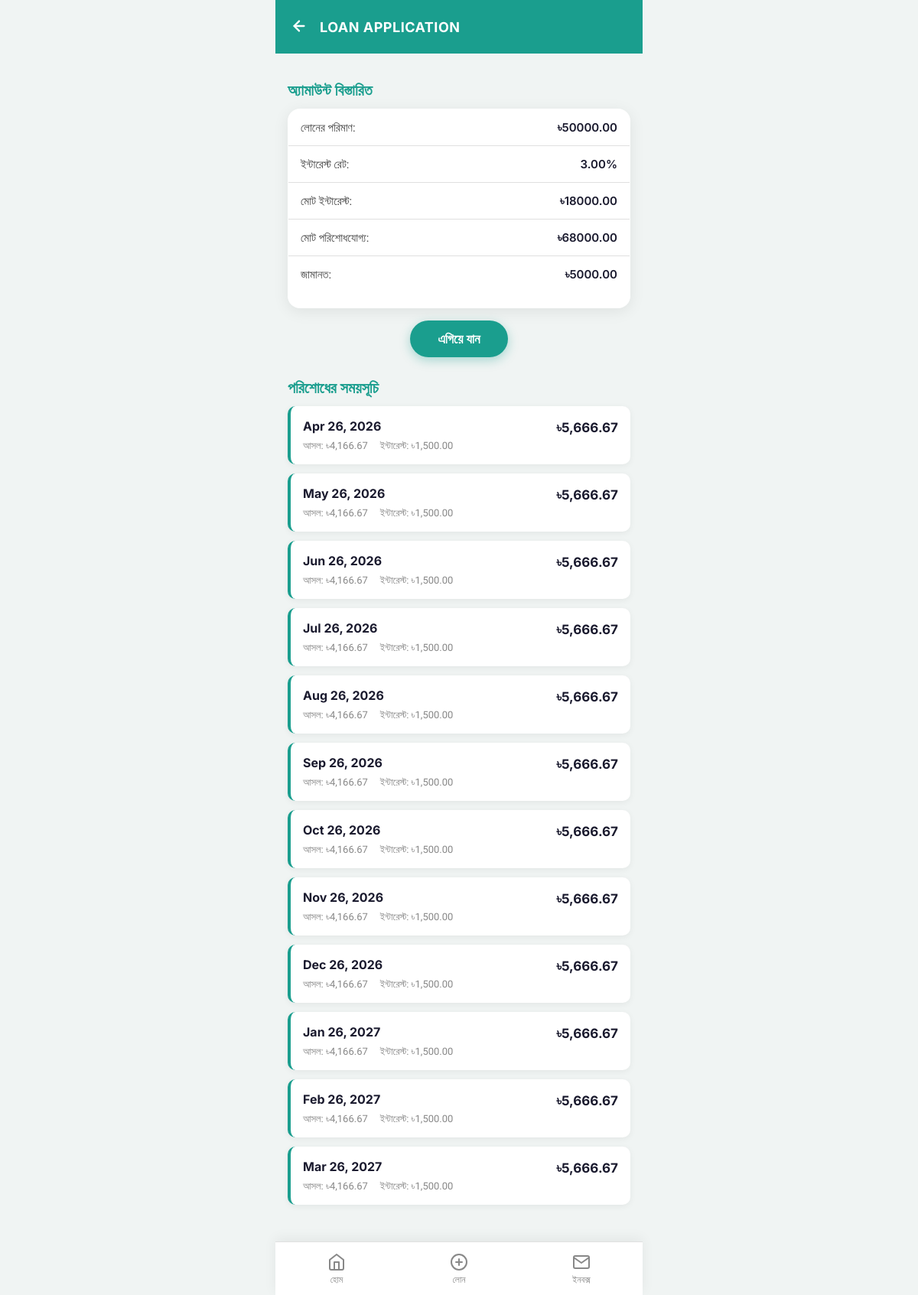
The page /loan/2/ (signed in) on the database its author committed.
### loans/models.py (models this page shows, shortened)
class LoanApplication(models.Model):
    user = models.ForeignKey(User, on_delete=models.CASCADE, related_name='loans')
    applicant_name = models.CharField(max_length=100)
    amount = models.IntegerField(choices=LOAN_AMOUNT_CHOICES, default=5000)
    duration_months = models.IntegerField(choices=DURATION_CHOICES, default=3)
    purpose = models.CharField(max_length=30, choices=LOAN_PURPOSE_CHOICES, default='business')
    interest_rate = models.DecimalField(max_digits=5, decimal_places=2, default=3.00)
    security_deposit = models.DecimalField(max_digits=10, decimal_places=2, default=0.00)
    nid_front = models.ImageField(upload_to='nid/', blank=True, null=True)
    nid_back = models.ImageField(upload_to='nid/', blank=True, null=True)
    status = models.CharField(max_length=20, choices=LOAN_STATUS_CHOICES, default='pending')
    applied_at = models.DateTimeField(auto_now_add=True)
    approved_at = models.DateTimeField(blank=True, null=True)
    admin_note = models.TextField(blank=True)
    class Meta:
        ordering = ['-applied_at']
        verbose_name = 'Loan Application'
    @property
    def total_interest(self):
        return round(self.amount * self.interest_rate / 100 * self.duration_months, 2)
    @property
    def total_payable(self):
        return round(self.amount + self.total_interest, 2)

### loans/views.py (the view)
# urls.py: path('loan/<int:pk>/', views.loan_detail_view, name='loan_detail'),
@login_required
def loan_detail_view(request, pk):
    site = get_settings()
    loan = get_object_or_404(LoanApplication, pk=pk, user=request.user)
    profile, _ = UserProfile.objects.get_or_create(user=request.user)
    if request.method == 'POST' and 'submit_nid' in request.POST:
        nid_form = NIDUploadForm(request.POST, request.FILES, instance=loan)
        if nid_form.is_valid():
            nid_form.save()
            messages.success(request, 'ডকুমেন্ট সফলভাবে জমা দেওয়া হয়েছে!')
            return redirect('home')
        else:
            for field in nid_form:
                for error in field.errors:
                    messages.error(request, error)
            for error in nid_form.non_field_errors():
                messages.error(request, error)
    else:
        nid_form = NIDUploadForm(instance=loan)
    import calendar
    from datetime import date
    schedule = []
    base_date = loan.applied_at.date() if hasattr(loan.applied_at, 'date') else date.today()
    for i in range(1, loan.duration_months + 1):
        month = (base_date.month - 1 + i) % 12 + 1
        year = base_date.year + ((base_date.month - 1 + i) // 12)
        day = min(base_date.day, calendar.monthrange(year, month)[1])
        due_date = date(year, month, day)
        principal = round(loan.amount / loan.duration_months, 2)
        interest = round(Decimal(str(loan.amount)) * loan.interest_rate / Decimal('100'), 2)
        total = round(Decimal(str(principal)) + interest, 2)
        schedule.append({
            'date': due_date.strftime('%b %d, %Y'),
            'principal': f'৳{principal:,.2f}',
            'interest': f'৳{interest:,.2f}',
            'total': f'৳{total:,.2f}',
        })
    return render(request, 'loans/loan_detail.html', {
        'loan': loan,
        'schedule': schedule,
        'nid_form': nid_form,
        'settings': site,
        'profile': profile,
    })

### loans/models.py (called while the page is built)
    @classmethod
    def get(cls):
        obj, _ = cls.objects.get_or_create(pk=1)
        return obj

### loans/views.py (called while the page is built)
def get_settings():
    return SiteSettings.get()

### loans/templates/loans/loan_detail.html (shortened to what this page needs)
{% extends 'loans/base.html' %}
{% load static %}
{% block header %}
<header class="page-header">
  <button class="page-header-back" onclick="history.back()">
    <svg viewBox="0 0 24 24" fill="none" stroke="white" stroke-width="2.5" stroke-linecap="round" stroke-linejoin="round">
      <line x1="19" y1="12" x2="5" y2="12"/><polyline points="12 19 5 12 12 5"/>
    </svg>
  </button>
  <span class="page-header-title">LOAN APPLICATION</span>
</header>
{% endblock %}
{% block content %}
<h2 class="section-title" style="margin-top:16px;">অ্যামাউন্ট বিস্তারিত</h2>
<div class="card" style="padding:0;overflow:hidden;">
  <table class="detail-table">
    <tr><td>লোনের পরিমাণ:</td><td>৳{{ loan.amount|floatformat:2 }}</td></tr>
    <tr><td>ইন্টারেস্ট রেট:</td><td>{{ loan.interest_rate }}%</td></tr>
    <tr><td>মোট ইন্টারেস্ট:</td><td>৳{{ loan.total_interest }}</td></tr>
    <tr><td>মোট পরিশোধযোগ্য:</td><td>৳{{ loan.total_payable }}</td></tr>
    <tr><td>জামানত:</td><td>৳{{ loan.security_deposit|floatformat:2 }}</td></tr>
  </table>
</div>
<div class="proceed-btn-wrap">
  {% if loan.nid_front %}
    <a href="{% url 'home' %}" class="btn btn-teal">এগিয়ে যান</a>
  {% else %}
    <button class="btn btn-teal" onclick="showNIDModal()" id="proceed-btn">এগিয়ে যান</button>
  {% endif %}
</div>
<h2 class="section-title">পরিশোধের সময়সূচি</h2>
<div style="padding: 0 16px 16px;">
  {% for item in schedule %}
  <div class="schedule-card">
    <div class="schedule-date">{{ item.date }}</div>
    <div class="schedule-amount">{{ item.total }}</div>
    <div class="schedule-breakdown">
      <span>আসল: {{ item.principal }}</span>
      <span>ইন্টারেস্ট: {{ item.interest }}</span>
    </div>
  </div>
  {% endfor %}
</div>
{% endblock %}

### loans/templates/loans/base.html (shortened to what this page needs)
{% load static %}
<!DOCTYPE html>
<html lang="bn">
<head>
  <link rel="stylesheet" href="{% static 'loans/style.css' %}">
</head>
<body>
<div class="app-wrapper">
  {% block header %}{% endblock %}
  <main class="main-content {% block nav_class %}{% endblock %}">
    {% block content %}{% endblock %}
  </main>
  {% block bottom_nav %}
  <nav class="bottom-nav">
    <a href="{% url 'home' %}" class="nav-item {% block nav_home %}{% endblock %}">
      <svg viewBox="0 0 24 24" stroke-width="2" stroke-linecap="round" stroke-linejoin="round">
        <path d="M3 9l9-7 9 7v11a2 2 0 0 1-2 2H5a2 2 0 0 1-2-2z"/>
        <polyline points="9 22 9 12 15 12 15 22"/>
      </svg>
      <span>হোম</span>
    </a>
    <a href="{% url 'loan_apply' %}" class="nav-item {% block nav_loan %}{% endblock %}">
      <svg viewBox="0 0 24 24" stroke-width="2" stroke-linecap="round" stroke-linejoin="round">
        <circle cx="12" cy="12" r="10"/>
        <line x1="12" y1="8" x2="12" y2="16"/>
        <line x1="8" y1="12" x2="16" y2="12"/>
      </svg>
      <span>লোন</span>
    </a>
    <a href="{% url 'inbox' %}" class="nav-item {% block nav_inbox %}{% endblock %}">
      <svg viewBox="0 0 24 24" stroke-width="2" stroke-linecap="round" stroke-linejoin="round">
        <path d="M4 4h16c1.1 0 2 .9 2 2v12c0 1.1-.9 2-2 2H4c-1.1 0-2-.9-2-2V6c0-1.1.9-2 2-2z"/>
        <polyline points="22,6 12,13 2,6"/>
      </svg>
      <span>ইনবক্স</span>
    </a>
  </nav>
  {% endblock %}
</div>
</body>
</html>

### loans/static/loans/style.css (style rules this page uses)
:root { --teal: #1a9e8e; --teal-dark: #148070; --teal-light: #e8f8f6; --teal-border: #b2e0da; --green-text: #1a9e4e; --red: #e53935; --red-dark: #c62828; --pink: #e91e7a; --yellow: #f5c518; --white: #ffffff; --bg: #f0f4f3; --card-bg: #ffffff; --text-dark: #1a1a2e; --text-mid: #444444; --text-light: #888888; --border: #e0e0e0; --shadow: 0 4px 20px rgba(0,0,0,0.08); --shadow-sm: 0 2px 8px rgba(0,0,0,0.06); --radius: 16px; --radius-sm: 10px; --font-bn: 'Hind Siliguri', sans-serif; --font-en: 'Inter', sans-serif; --header-h: 70px; --nav-h: 70px; }
*, *::before, *::after { box-sizing: border-box; margin: 0; padding: 0; }
html { font-size: 16px; scroll-behavior: smooth; }
body { font-family: var(--font-bn); background: var(--bg); color: var(--text-dark); min-height: 100vh; overflow-x: hidden; }
a { text-decoration: none; color: inherit; }
button { cursor: pointer; border: none; outline: none; }
.app-wrapper { max-width: 480px; margin: 0 auto; min-height: 100vh; background: var(--bg); position: relative; }
.page-header { background: var(--teal); height: var(--header-h); display: flex; align-items: center; padding: 0 16px; gap: 12px; position: sticky; top: 0; z-index: 100; }
.page-header-back { background: none; color: white; padding: 4px; }
.page-header-back svg { width: 22px; height: 22px; }
.page-header-title { color: white; font-family: var(--font-en); font-size: 18px; font-weight: 700; letter-spacing: 0.5px; text-transform: uppercase; }
.main-content { padding-bottom: calc(var(--nav-h) + 20px); padding-top: 20px; }
.card { background: var(--card-bg); border-radius: var(--radius); box-shadow: var(--shadow); padding: 20px; margin: 0 16px 16px; }
.section-title { font-size: 20px; font-weight: 700; color: var(--teal); padding: 0 16px; margin-bottom: 12px; }
.btn { display: flex; align-items: center; justify-content: center; gap: 8px; width: 100%; padding: 16px; border-radius: var(--radius-sm); font-size: 17px; font-weight: 700; font-family: var(--font-bn); transition: transform 0.15s, opacity 0.15s; }
.btn-teal { background: var(--teal); color: white; box-shadow: 0 4px 14px rgba(26,158,142,0.35); }
.bottom-nav { position: fixed; bottom: 0; left: 50%; transform: translateX(-50%); width: 100%; max-width: 480px; height: var(--nav-h); background: white; border-top: 1.5px solid var(--border); display: flex; align-items: center; justify-content: space-around; z-index: 100; box-shadow: 0 -4px 16px rgba(0,0,0,0.06); }
.nav-item { display: flex; flex-direction: column; align-items: center; gap: 4px; flex: 1; padding: 8px 0; color: var(--text-light); transition: color 0.2s; cursor: pointer; }
.nav-item svg { width: 24px; height: 24px; stroke: currentColor; fill: none; }
.nav-item span { font-size: 12px; font-weight: 500; font-family: var(--font-bn); }
.detail-table { width: 100%; border-collapse: collapse; border: 1.5px solid var(--border); border-radius: var(--radius-sm); overflow: hidden; margin-bottom: 20px; }
.detail-table tr { border-bottom: 1.5px solid var(--border); }
.detail-table tr:last-child { border-bottom: none; }
.detail-table td { padding: 14px 16px; font-size: 15px; }
.detail-table td:first-child { color: var(--text-mid); }
.detail-table td:last-child { text-align: right; font-family: var(--font-en); font-weight: 600; color: var(--text-dark); }
.proceed-btn-wrap { display: flex; justify-content: center; margin: 16px 0 28px; }
.proceed-btn-wrap .btn { width: auto; padding: 14px 36px; border-radius: 50px; }
.schedule-card { background: white; border-radius: var(--radius-sm); box-shadow: var(--shadow-sm); padding: 16px; margin-bottom: 12px; border-left: 4px solid var(--teal); }
.schedule-date { font-family: var(--font-en); font-weight: 700; font-size: 16px; color: var(--text-dark); margin-bottom: 6px; }
.schedule-amount { font-family: var(--font-en); font-weight: 700; font-size: 17px; color: var(--text-dark); float: right; margin-top: -24px; }
.schedule-breakdown { display: flex; gap: 16px; font-size: 13px; color: var(--text-light); clear: both; margin-top: 8px; }

### rows shown on the page
LoanApplication: amount "50000.00", interest_rate "3.00", total_interest "18000.00", total_payable "68000.00", security_deposit "5000.00"

### other values the page prints
{{ item.date }} "Apr 26, 2026" "May 26, 2026" "Jun 26, 2026" "Jul 26, 2026" "Aug 26, 2026" "Sep 26, 2026" "Oct 26, 2026" "Nov 26, 2026" "Dec 26, 2026" "Jan 26, 2027" "Feb 26, 2027" "Mar 26, 2027"
{{ item.total }} "৳5,666.67" "৳5,666.67" "৳5,666.67" "৳5,666.67" "৳5,666.67" "৳5,666.67" "৳5,666.67" "৳5,666.67" "৳5,666.67" "৳5,666.67" "৳5,666.67" "৳5,666.67"
{{ item.principal }} "৳4,166.67" "৳4,166.67" "৳4,166.67" "৳4,166.67" "৳4,166.67" "৳4,166.67" "৳4,166.67" "৳4,166.67" "৳4,166.67" "৳4,166.67" "৳4,166.67" "৳4,166.67"
{{ item.interest }} "৳1,500.00" "৳1,500.00" "৳1,500.00" "৳1,500.00" "৳1,500.00" "৳1,500.00" "৳1,500.00" "৳1,500.00" "৳1,500.00" "৳1,500.00" "৳1,500.00" "৳1,500.00"
